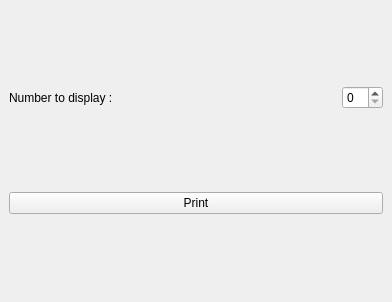
<?xml version="1.0" encoding="UTF-8"?>
<ui version="4.0">
 <class>BasicDockWidget</class>
 <widget class="QDockWidget" name="BasicDockWidget">
  <property name="geometry">
   <rect>
    <x>0</x>
    <y>0</y>
    <width>392</width>
    <height>302</height>
   </rect>
  </property>
  <property name="windowTitle">
   <string>DockWidget</string>
  </property>
  <widget class="QWidget" name="dockWidgetContents">
   <layout class="QHBoxLayout" name="horizontalLayout_2">
    <item>
     <layout class="QVBoxLayout" name="verticalLayout">
      <item>
       <layout class="QHBoxLayout" name="horizontalLayout">
        <item>
         <widget class="QLabel" name="label">
          <property name="text">
           <string>Number to display :</string>
          </property>
         </widget>
        </item>
        <item>
         <spacer name="horizontalSpacer">
          <property name="orientation">
           <enum>Qt::Horizontal</enum>
          </property>
          <property name="sizeHint" stdset="0">
           <size>
            <width>40</width>
            <height>20</height>
           </size>
          </property>
         </spacer>
        </item>
        <item>
         <widget class="QSpinBox" name="spinBox"/>
        </item>
       </layout>
      </item>
      <item>
       <widget class="QPushButton" name="pushButton">
        <property name="text">
         <string>Print</string>
        </property>
       </widget>
      </item>
     </layout>
    </item>
   </layout>
  </widget>
 </widget>
 <resources/>
 <connections/>
</ui>
